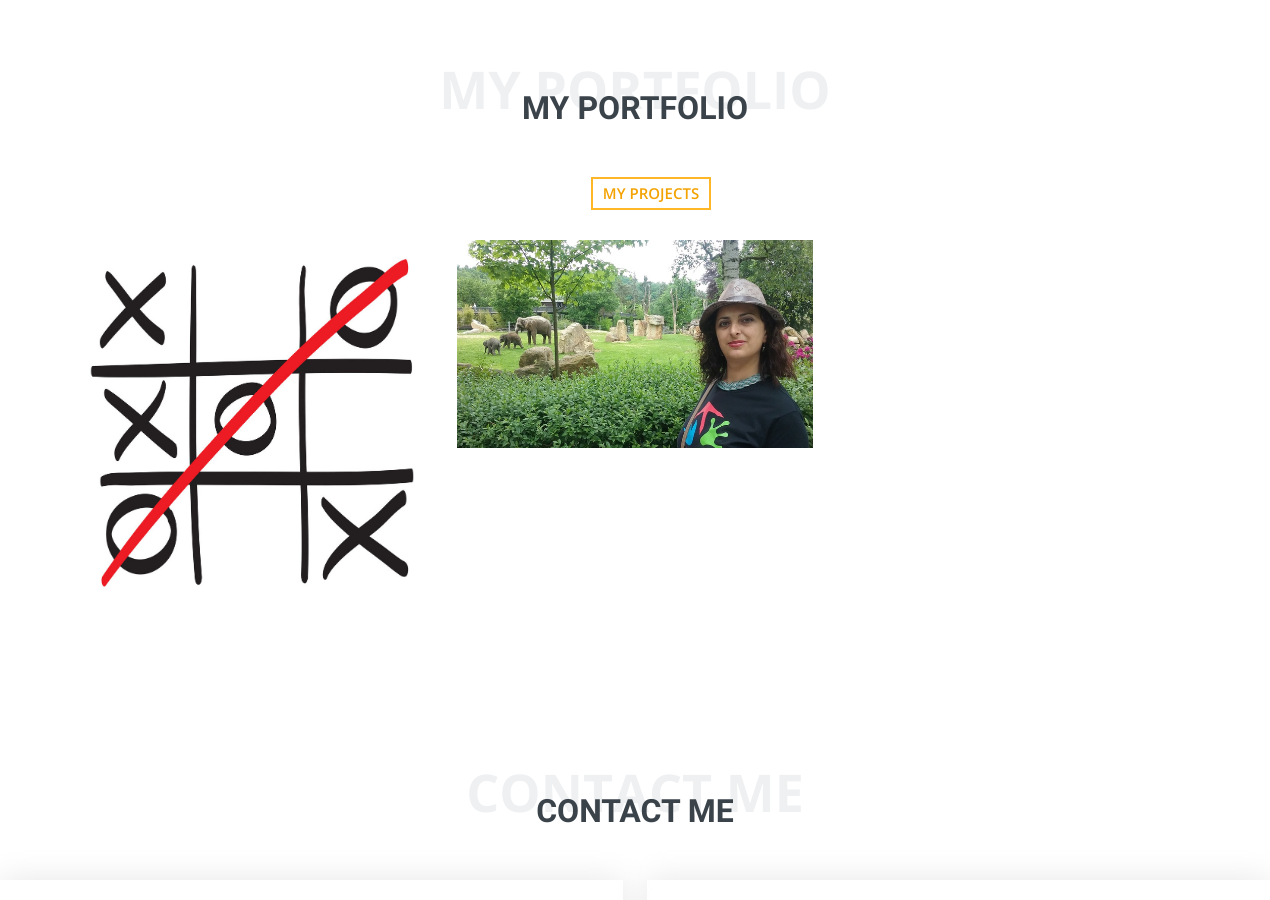
The app's page / (middle part), older data.
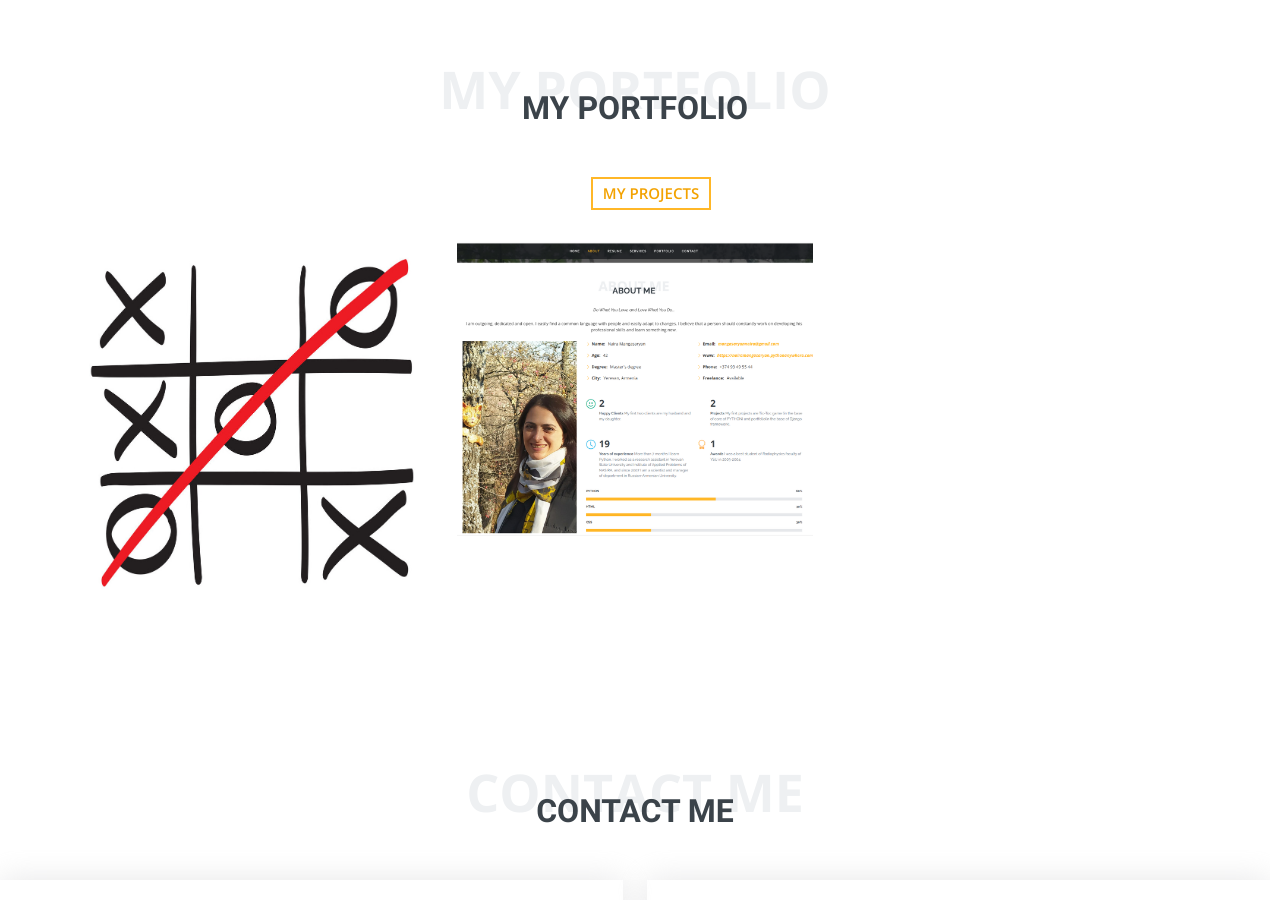
The same page, newer data.
### resume/models.py (models this page shows, shortened)
class PortfolioProject(models.Model):
    project_name = models.CharField(max_length=20)
    project_description = models.TextField(max_length=600)
    project_url = models.URLField(validators=[URLValidator])
    project_date = models.DateField(blank=True, null=True)
    project_image1 = models.ImageField(
        upload_to="Media", default=None, null=True, blank=True)
    project_image2 = models.ImageField(
        upload_to="Media", default=None, null=True, blank=True)
    project_image3 = models.ImageField(
        upload_to="Media", default=None, null=True, blank=True)
    created_on = models.DateTimeField(auto_now=True)

### resume/views.py (the view)
# urls.py: 2. Add a URL to urlpatterns:  path('', views.home, name='home')
def home(request):
    if request.method == "POST":
        form = MassageForm(request.POST)
        if form.is_valid():
            form.save()
            return redirect("/#contact")
    skills = Skill.objects.all()
    educations = Education.objects.all()
    experiences = Experience.objects.all()
    languages = Language.objects.all()
    soft_skills = SoftSkill.objects.all()
    hard_skills = HardSkill.objects.all()
    social_links = SocialLink.objects.all()
    personal_info = Personal_info.objects.first()
    facts = Facts.objects.first()
    services = Service.objects.all()
    testimonials = Testimonial.objects.all()
    portfolio_project = PortfolioProject.objects.all()
    massageForm = MassageForm()
    data = {
        "skills": skills,
        "educations": educations,
        "experiences": experiences,
        "languages": languages,
        "soft_skills": soft_skills,
        "hard_skills": hard_skills,
        "social_links": social_links,
        "personal_info": personal_info,
        "facts": facts,
        "services": services,
        "testimonials": testimonials,
        "portfolio_project": portfolio_project,
        "massageForm": massageForm
    }
    return render(request, "home.html", context=data)

### resume/models.py (called while the page is built)
    def __str__(self) -> str:
        return f"{self.name}"

    def __str__(self) -> str:
        return f"{self.name}"

### resume/templates/home.html (shortened to what this page needs)
{% extends 'base.html' %}
{%load static %}
{% block blockcontent %}
{% include "header.html"%}
<main id="main">
  {% include "about.html"%}
  {% include "resume.html"%}
  {% include "service.html" %}
  {% include "testimonials.html"%}
  {% include "portfolio.html"%}
  {% include "contact.html"%}
</main>
{% include "footer.html"%}
{% endblock %}

### resume/templates/portfolio.html (shortened to what this page needs)
{% extends 'base.html' %}
{%load static %}
{% block blockcontent %}
<section id="portfolio" class="portfolio">
    <div class="container">
        <div class="section-title">
            <span>My Portfolio</span>
            <h2>My Portfolio</h2>
        </div>
        <ul id="portfolio-flters" class="d-flex justify-content-center">
            <li data-filter="*" class="filter-active">My projects</li>
        </ul>
        <div class="row portfolio-container">
            {% for project in portfolio_project %}
            <div class="col-lg-4 col-md-6 portfolio-item filter-app">
                <div class="portfolio-img"><img src="{{project.project_image1.url}}" class="img-fluid" alt="">
                </div>
            </div>
            {% endfor %}
        </div>
    </div>
</section>
{%endblock%}

Row changes from the older to the newer data that the page shows:
changed PortfolioProject (number 2 of 2 on the later page): project_image1: a different picture
